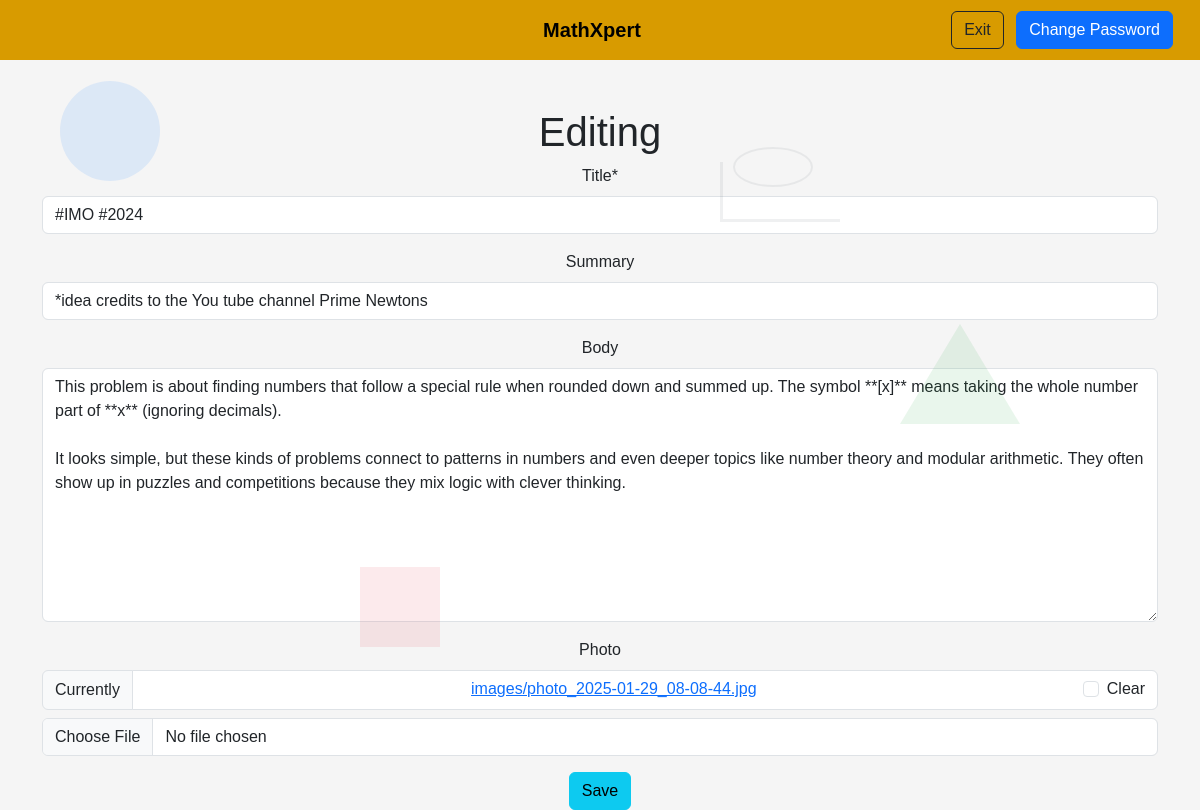
The page /articles/6/edit/ (signed in) on the database its author committed.
### articles/models.py (models this page shows, shortened)
class Article(models.Model):
    title=models.CharField(max_length=255)
    summary=models.CharField(max_length=200,blank=True)
    body=RichTextField(blank=True,null=True)
    photo=models.ImageField(upload_to='images/',blank=True)
    date=models.DateTimeField(auto_now_add=True)
    author=models.ForeignKey(
        get_user_model(),
        on_delete=models.CASCADE,
    )

### articles/views.py (the view)
# urls.py: path('<int:pk>/edit/',ArticleUpdateView.as_view(),name='article_edit'),
class ArticleUpdateView(LoginRequiredMixin,UserPassesTestMixin,UpdateView):
    model=Article
    fields=['title','summary','body','photo']
    template_name='article_edit.html'
    def test_func(self):
        obj=self.get_object()
        return obj.author==self.request.user

### templates/article_edit.html (shortened to what this page needs)
{%extends 'base.html'%}
{%load crispy_forms_tags%}
{%block content%}
<h1>Editing</h1>
<form method="post" enctype="multipart/form-data">{%csrf_token%}
    {{form|crispy}}
    <button class="btn btn-info ml-2" type="submit">Save</button>
</form>
{%endblock content%}

### templates/base.html (style rules this page uses)
body { background-color: #f5f5f5; font-family: 'Arial', sans-serif; position: relative; overflow-x: hidden; }

### rows shown on the page
Article: title "#IMO #2024", summary "*idea credits to the You tube channel Prime Newtons", body "This problem is about finding numbers that follow a special rule when rounded down and summed up. The symbol **[x]** means taking the whole number part of **x** (ignoring decimals). It looks simple, but these kinds of problems connect to patterns in numbers and even deeper topics like number theory and modular arithmetic. They often show up in puzzles and competitions because they mix logic with clever thinking."
